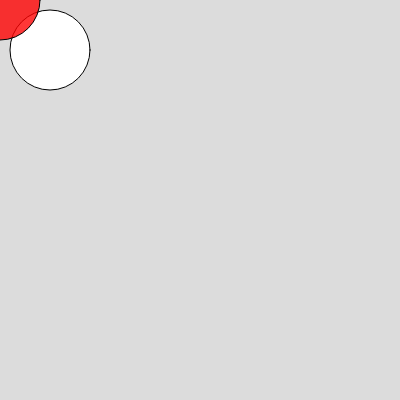
Frame 1 (no input)
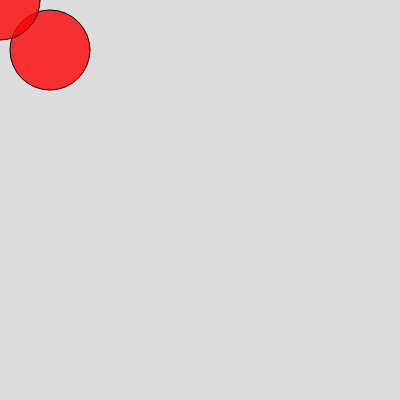
Frame 60 (no input)
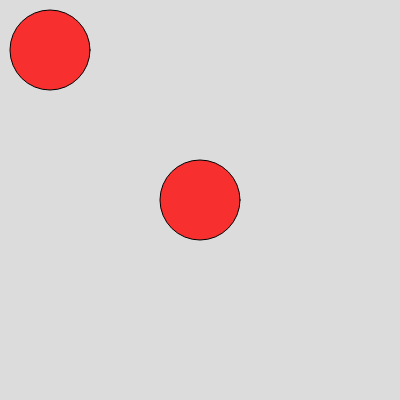
Frame 120 (the mouse pressed at the canvas centre since frame 60)

The p5.js sketch that drew these frames (run headless with seeded random() and noise() and a simulated clock; from frame 60 on, the mouse is pressed at the canvas centre):

// p5.js sketch
// ── sketch.js
function setup() {
    createCanvas(400, 400);
  }
  
  function draw() {
    background(220);
    ellipse(50,50,80,80);

    const ball = new Ball(50, 50, 80).draw();
  }
// ── ball.js
class Ball{
    constructor(x, y, radius){
        this.x = x;
        this.y = y;
        this.radius = radius;

        // Modes
        this.drop = false;
        this.mouseTracked = true;
    }

    draw(){

        if(this.mouseTracked){
            this.x = mouseX;
            this.y = mouseY;

            this.drop = false;
        }
        else if(this.drop){
            this.mouseTracked = false;
            this.dropCalculate();
        }
        else{
            this.mouseTracked = false;
            this.drop = false;
            
            this.x = 0;
            this.y = 0;
        }

        fill(255, 0, 0, 200);
        circle(this.x, this.y, this.radius);
        
        return this;
    }

    mouseClicked(){
        this.drop = true;
        this.mouseTracked = false;
    }

    dropCalculate(){
        this.y -= 1;
    }
}
// ── engine.js
class Engine{
    constructor(width, height){
        this.width = width;
        this.height = height;

        this.midX = width / 2;
        this.midY = height / 2;
    }
}
